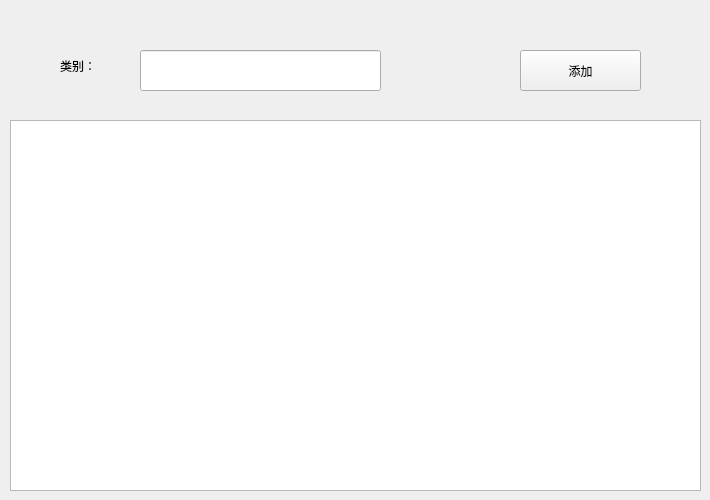
      <widget class="QWidget" name="tab_5">
       <attribute name="title">
        <string>类别</string>
       </attribute>
       <widget class="QLabel" name="label_19">
        <property name="geometry">
         <rect>
          <x>60</x>
          <y>40</y>
          <width>91</width>
          <height>51</height>
         </rect>
        </property>
        <property name="text">
         <string>类别：</string>
        </property>
       </widget>
       <widget class="QLineEdit" name="lineEd_type">
        <property name="geometry">
         <rect>
          <x>140</x>
          <y>50</y>
          <width>241</width>
          <height>41</height>
         </rect>
        </property>
       </widget>
       <widget class="QTableWidget" name="tableWidget_type">
        <property name="geometry">
         <rect>
          <x>10</x>
          <y>120</y>
          <width>691</width>
          <height>371</height>
         </rect>
        </property>
        <property name="lineWidth">
         <number>1</number>
        </property>
        <property name="rowCount">
         <number>0</number>
        </property>
        <property name="columnCount">
         <number>0</number>
        </property>
       </widget>
       <widget class="QPushButton" name="pushButton_type_add">
        <property name="geometry">
         <rect>
          <x>520</x>
          <y>50</y>
          <width>121</width>
          <height>41</height>
         </rect>
        </property>
        <property name="text">
         <string>添加</string>
        </property>
       </widget>
      </widget>
